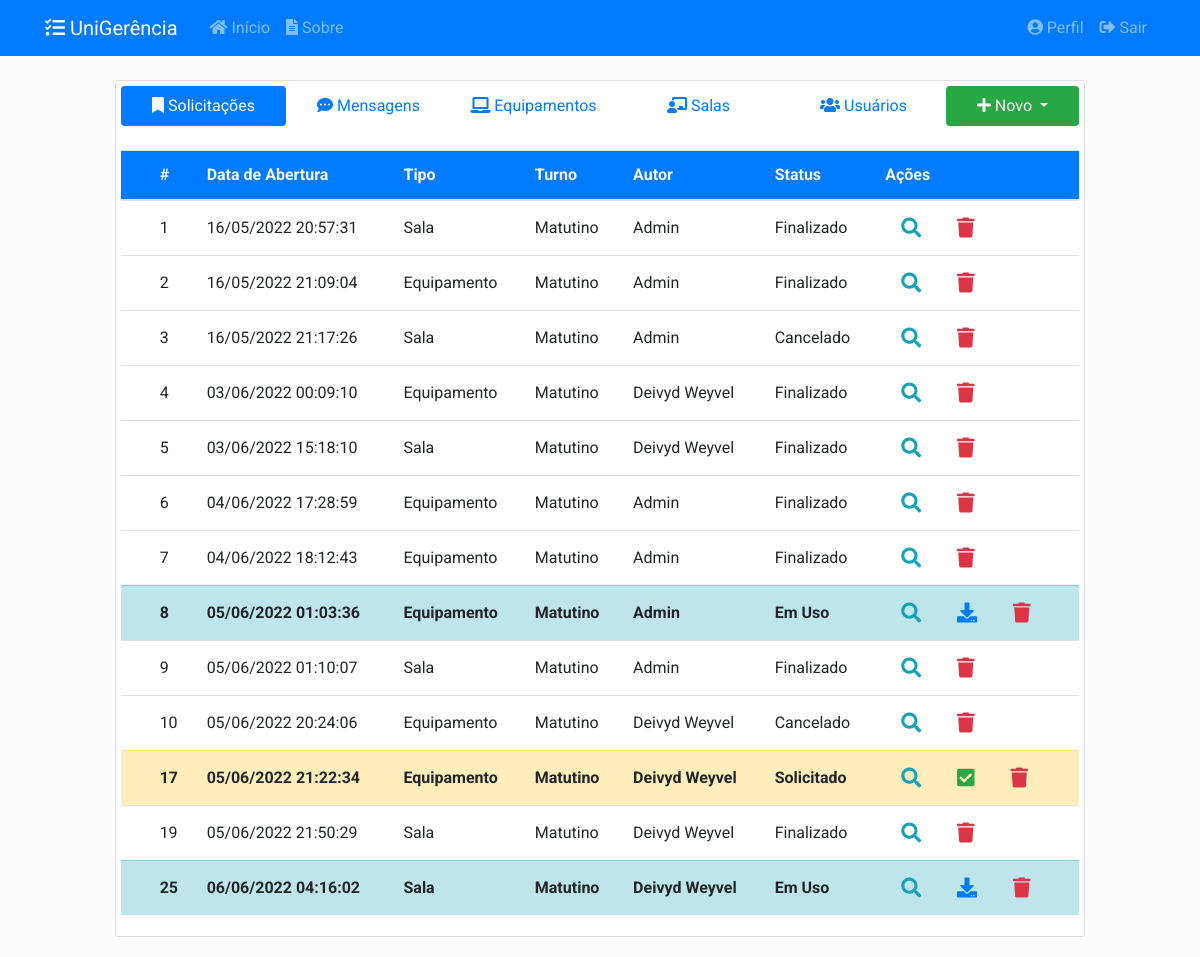
/ (signed in), run on the app's committed database.
### app/models/solicitacoes.py (models this page shows, shortened)
class Solicitacao(db.Model):
    __tablename__ = 'solicitacoes'
    __table_args__ = {'extend_existing': True}
    id = db.Column(db.Integer, primary_key=True)
    status = db.Column(db.Enum(Status), default=Status.ABERTO.name)
    data_abertura = db.Column(db.DateTime, nullable=False,
                              default=datetime.now().astimezone(fuso_horario))
    data_inicio_pref = db.Column(db.Date, nullable=False)
    data_fim_pref = db.Column(db.Date, nullable=False)
    data_retirada = db.Column(db.DateTime, nullable=True)
    data_devolucao = db.Column(db.DateTime, nullable=True)
    data_cancelamento = db.Column(db.DateTime, nullable=True)
    data_finalizacao = db.Column(db.DateTime, nullable=True)
    quantidade = db.Column(db.Integer, nullable=False, default=0)
    descricao = db.Column(db.String(20), nullable=False)
    tipo = db.Column(db.String(20), nullable=False)
    ativo = db.Column(db.Boolean, nullable=False, default=True)
    usuario_id = db.Column(db.Integer, db.ForeignKey('usuarios.id'),
                           nullable=False)
    turno_id = db.Column(db.Integer, db.ForeignKey('turnos.id'),
                           nullable=False)
    turno = db.relationship('Turno', back_populates='solicitacoes')
    def recupera_tudo():
        return Solicitacao.query.filter_by(ativo=True).all()
    __mapper_args__ = {
        'polymorphic_identity': 'SOLICITACAO',
        'polymorphic_on': tipo
    }

class SolicitacaoSala(Solicitacao):
    __tablename__ = 'solicitacoes_salas'
    id = db.Column(db.Integer, db.ForeignKey('solicitacoes.id'), primary_key=True)
    setor_id = db.Column(db.Integer, db.ForeignKey('setores.id'), nullable=False)
    setor = db.relationship('Setor', back_populates='solicitacoes')
    salas = db.relationship('Sala', secondary= solicitacao_s,
                                    back_populates='solicitacoes')
    __mapper_args__ = {
        'polymorphic_identity': 'SALA',
    }

class Solicitacao(db.Model):
    __tablename__ = 'solicitacoes'
    __table_args__ = {'extend_existing': True}
    id = db.Column(db.Integer, primary_key=True)
    status = db.Column(db.Enum(Status), default=Status.ABERTO.name)
    data_abertura = db.Column(db.DateTime, nullable=False,
                              default=datetime.now().astimezone(fuso_horario))
    data_inicio_pref = db.Column(db.Date, nullable=False)
    data_fim_pref = db.Column(db.Date, nullable=False)
    data_retirada = db.Column(db.DateTime, nullable=True)
    data_devolucao = db.Column(db.DateTime, nullable=True)
    data_cancelamento = db.Column(db.DateTime, nullable=True)
    data_finalizacao = db.Column(db.DateTime, nullable=True)
    quantidade = db.Column(db.Integer, nullable=False, default=0)
    descricao = db.Column(db.String(20), nullable=False)
    tipo = db.Column(db.String(20), nullable=False)
    ativo = db.Column(db.Boolean, nullable=False, default=True)
    usuario_id = db.Column(db.Integer, db.ForeignKey('usuarios.id'),
                           nullable=False)
    turno_id = db.Column(db.Integer, db.ForeignKey('turnos.id'),
                           nullable=False)
    turno = db.relationship('Turno', back_populates='solicitacoes')
    def recupera_tudo():
        return Solicitacao.query.filter_by(ativo=True).all()
    __mapper_args__ = {
        'polymorphic_identity': 'SOLICITACAO',
        'polymorphic_on': tipo
    }

class Turno(db.Model):
    __tablename__ = 'turnos'
    __table_args__ = {'extend_existing': True}
    id = db.Column(db.Integer, primary_key=True)
    name = db.Column(db.String(20), unique=True, nullable=False)
    data_inicio = db.Column(db.Time, nullable=False)
    data_fim = db.Column(db.Time, nullable=False)
    ativo = db.Column(db.Boolean, nullable=False, default=True)
    solicitacoes = db.relationship('Solicitacao', back_populates='turno')
    def __repr__(self):
        return f"{self.name} (Início: {self.data_inicio} / Fim: {self.data_fim})"

class SolicitacaoEquipamento(Solicitacao):
    __tablename__ = 'solicitacoes_equipamentos'
    id = db.Column(db.Integer, db.ForeignKey('solicitacoes.id'), primary_key=True)
    tipo_eqp_id = db.Column(db.Integer, db.ForeignKey('tipos_equipamento.id'),
                           nullable=True)
    equipamentos = db.relationship('Equipamento', secondary=solicitacao_e,
                                   back_populates='solicitacoes')
    tipo_eqp = db.relationship('TipoEquipamento', back_populates='solicitacoes')
    __mapper_args__ = {
        'polymorphic_identity': 'EQUIPAMENTO'
    }

### app/models/usuarios.py (models this page shows, shortened)
class Usuario(db.Model, UserMixin):
    __tablename__ = 'usuarios'
    __table_args__ = {'extend_existing': True}
    id = db.Column(db.Integer, primary_key=True)
    nome = db.Column(db.String(100), nullable=False)
    identificacao = db.Column(db.String(20), unique=True, nullable=False)
    email = db.Column(db.String(100), unique=True, nullable=False)
    senha = db.Column(db.String(60), nullable=False)
    data_cadastro = db.Column(db.DateTime, nullable=False,
                              default=datetime.now().astimezone(fuso_horario))
    data_atualizacao = db.Column(db.DateTime, nullable=True)
    tipo = db.Column(db.Enum(TipoUsuario), nullable=False)
    ativo = db.Column(db.Boolean, nullable=False, default=True)
    imagem_perfil = db.Column(db.String(20), nullable=False,
                              default='default.jpg')
    posts = db.relationship('Post', backref='autor',
                            foreign_keys='Post.usuario_id', lazy=True)
    recipiente = db.relationship('Post', backref='destinatario',
                                 foreign_keys='Post.destinatario_id', lazy=True)
    solicitacoes = db.relationship('Solicitacao', backref='autor', lazy=True)
    relatorios = db.relationship('Relatorio', backref='autor', lazy=True)
    def recupera_tudo():
        return Usuario.query.filter_by(ativo=True).all()

### app/controllers/principal.py (the view)
@principal.route("/", methods=['GET', 'POST'])
@login_required
def inicio():
    tab = request.args.get('tab', 1, type=int)
    solicitacoes = Solicitacao.recupera_tudo()
    posts = Post.recupera_tudo()
    equipamentos = Equipamento.recupera_tudo()
    salas = Sala.recupera_tudo()
    usuarios = Usuario.recupera_tudo()
    form = EntregaSolicitacaoForm()
    return render_template('principal/inicio.html', tab=tab, form=form,
                           posts=posts, equipamentos=equipamentos, salas=salas,
                           usuarios=usuarios, solicitacoes=solicitacoes)

### app/models/equipamentos.py (called while the page is built)
    def recupera_tudo():
        return Equipamento.query.filter_by(ativo=True).all()

    def __repr__(self):
        return f"{self.patrimonio} - {self.descricao}"

### app/models/posts.py (called while the page is built)
    def recupera_tudo():
        return Post.query.filter_by(ativo=True).all()

### app/models/salas.py (called while the page is built)
    def recupera_tudo():
        return Sala.query.filter_by(ativo=True).all()

### app/models/usuarios.py (called while the page is built)
@login_manager.user_loader
def load_user(user_id):
    return Usuario.query.get(int(user_id))

### app/templates/principal/inicio.html (shortened to what this page needs)
{% extends "layout.html" %}
{% block inicio %}
<div class="content-section">
  <nav class="pb-4 align-middle">
    <div class="nav nav-pills nav-justified flex-column flex-md-row align-middle" id="pills-tab" role="tablist">
      <a class="nav-item nav-link {% if tab == 1 %}active{% endif %}" id="pills-1-tab" data-toggle="pill" href="#pills-1" role="tab"><i class="fas fa-bookmark"></i>&nbsp;Solicitações</a>
      <a class="nav-item nav-link {% if tab == 2 %}active{% endif %}" id="pills-2-tab" data-toggle="pill" href="#pills-2" role="tab"><i class="fas fa-comment-dots"></i>&nbsp;Mensagens</a>
      {% if current_user.tipo.name == 'ADMIN' %}
        <a class="nav-item nav-link {% if tab == 3 %}active{% endif %}" id="pills-3-tab" data-toggle="pill" href="#pills-3" role="tab"><i class="fas fa-laptop"></i>&nbsp;Equipamentos</a>
        <a class="nav-item nav-link {% if tab == 4 %}active{% endif %}" id="pills-4-tab" data-toggle="pill" href="#pills-4" role="tab"><i class="fas fa-chalkboard-teacher"></i>&nbsp;Salas</a>
        <a class="nav-item nav-link {% if tab == 5 %}active{% endif %}" id="pills-5-tab" data-toggle="pill" href="#pills-5" role="tab"><i class="fas fa-users"></i>&nbsp;Usuários</a>
      {% endif %}
      <div class="nav-item dropdown">
        <a class="nav-link dropdown-toggle bg-success text-light" href="#" id="navbarDropdown" role="button" data-toggle="dropdown">
          <i class="fas fa-plus"></i>&nbsp;Novo
        </a>
      </div>
    </div>
  </nav>
  <div class="tab-content flex-md-row" id="nav-tabContent">
    <div class="tab-pane fade {% if tab == 1 %}show active{% endif %}" id="pills-1" role="tabpanel">
      {% include 'principal/tabela/solicitacoes.html' %}
    </div>
  </div>
</div>
{% endblock inicio %}

### app/templates/principal/tabela/solicitacoes.html (shortened to what this page needs)
<table id="table-solicitacoes" class="table stripe order-column dt-responsive nowrap table-hover" style="width:100%">
    <thead>
    <tr class="bg-primary text-light">
        <th class="align-middle"></th>
        <th class="align-middle">#</th>
        <th class="align-middle">Data de Abertura</th>
        <th class="align-middle">Tipo</th>
        <th class="align-middle">Turno</th>
        <th class="align-middle">Autor</th>
        <th class="align-middle">Status</th>
        <th class="align-middle">Ações</th>
    </tr>
    </thead>
    <tbody>
    {% for solicitacao in solicitacoes %}
    {% if current_user == solicitacao.autor or current_user.tipo.name == 'ADMIN' %}
        {% if solicitacao.status.name == 'ABERTO' %}
            <tr class="table-secondary font-weight-bold">
        {% elif solicitacao.status.name == 'PENDENTE' %}
            <tr class="table-danger font-weight-bold">
        {% elif solicitacao.status.name == 'SOLICITADO' %}
            <tr class="table-warning font-weight-bold">
        {% elif solicitacao.status.name == 'CONFIRMADO' %}
            <tr class="table-success font-weight-bold">
        {% elif solicitacao.status.name == 'EMUSO' %}
            <tr class="table-info font-weight-bold">
        {% elif solicitacao.status.name == 'CANCELADO' or solicitacao.status.name == 'FECHADO' %}
            <tr class="">
        {% else %}
            <tr>
        {% endif %}
            <td class="align-middle"></td>
            <td class="align-middle">{{ solicitacao.id }}</td>
            <td class="align-middle">{{ solicitacao.data_abertura.strftime('%d/%m/%Y %H:%M:%S') }}</td>
            {% if solicitacao.tipo == 'EQUIPAMENTO' %}
                <td class="align-middle">Equipamento</td>
            {% elif solicitacao.tipo == 'SALA'%}
                <td class="align-middle">Sala</td>
            {% endif %}
            <td class="align-middle">{{ solicitacao.turno.name }}</td>
            <td class="align-middle">{{ solicitacao.autor.nome }}</td>
            <td class="align-middle">{{ solicitacao.status.value }}</td>
            <td class="align-middle">
                <a class="btn-lg btn-outline-info" href="#" data-toggle="modal" data-target="#visualizarSolicitacao{{ solicitacao.id }}"><i class="fas fa-search"></i></a>
                {% if current_user.tipo.name == 'ADMIN' %}
                    {% if solicitacao.status.name == 'ABERTO' or solicitacao.status.name == 'SOLICITADO' %}
                        <a class="btn-lg btn-outline-success" href="{{url_for('solicitacoes.confirma_solicitacao', solicitacao_id=solicitacao.id)}}"><i class="fas fa-check-square"></i></a>
                    {% endif %}
                    {% if solicitacao.status.name == 'EMUSO' or solicitacao.status.name == 'PENDENTE' %}
                        <a class="btn-lg btn-outline-primary" href="#" data-toggle="modal" data-target="#receberSolicitacao{{ solicitacao.id }}"><i class="fas fa-download"></i></a>
                    {% endif %}
                {% endif %}
                {% if current_user.tipo.name == 'ADMIN' %}
                    <a class="btn-lg btn-outline-danger" href="#" data-toggle="modal" data-target="#excluirSolicitacao{{ solicitacao.id }}"><i class="fas fa-trash"></i></a>
                {% endif %}
            </td>
        </tr>
    {% endif %}
    {% endfor %}
    </tbody>
</table>

### app/static/css/main.css (style rules this page uses)
body { background: #fafafad5; color: #333333; margin-top: 5rem; font-family: 'Roboto' !important; }
html { scroll-behavior: smooth; }
.content-section { background: #ffffff; padding: 5px 5px; border: 1px solid #dddddd; border-radius: 3px; margin-bottom: 20px; }

### data on the page
SolicitacaoSala: id "1", data_abertura "16/05/2022 20:57:31", shows "Sala", turno.name "Matutino", autor.nome "Admin", status.value "Finalizado"
SolicitacaoEquipamento: id "2", data_abertura "16/05/2022 21:09:04", shows "Equipamento", turno.name "Matutino", autor.nome "Admin", status.value "Finalizado"
SolicitacaoSala: id "3", data_abertura "16/05/2022 21:17:26", shows "Sala", turno.name "Matutino", autor.nome "Admin", status.value "Cancelado"
SolicitacaoEquipamento: id "4", data_abertura "03/06/2022 00:09:10", shows "Equipamento", turno.name "Matutino", autor.nome "Deivyd Weyvel", status.value "Finalizado"
SolicitacaoSala: id "5", data_abertura "03/06/2022 15:18:10", shows "Sala", turno.name "Matutino", autor.nome "Deivyd Weyvel", status.value "Finalizado"
SolicitacaoEquipamento: id "6", data_abertura "04/06/2022 17:28:59", shows "Equipamento", turno.name "Matutino", autor.nome "Admin", status.value "Finalizado"
SolicitacaoEquipamento: id "7", data_abertura "04/06/2022 18:12:43", shows "Equipamento", turno.name "Matutino", autor.nome "Admin", status.value "Finalizado"
SolicitacaoEquipamento: id "8", data_abertura "05/06/2022 01:03:36", shows "Equipamento", turno.name "Matutino", autor.nome "Admin", status.value "Em Uso"
SolicitacaoSala: id "9", data_abertura "05/06/2022 01:10:07", shows "Sala", turno.name "Matutino", autor.nome "Admin", status.value "Finalizado"
SolicitacaoEquipamento: id "10", data_abertura "05/06/2022 20:24:06", shows "Equipamento", turno.name "Matutino", autor.nome "Deivyd Weyvel", status.value "Cancelado"
SolicitacaoEquipamento: id "17", data_abertura "05/06/2022 21:22:34", shows "Equipamento", turno.name "Matutino", autor.nome "Deivyd Weyvel", status.value "Solicitado"
SolicitacaoSala: id "19", data_abertura "05/06/2022 21:50:29", shows "Sala", turno.name "Matutino", autor.nome "Deivyd Weyvel", status.value "Finalizado"
SolicitacaoSala: id "25", data_abertura "06/06/2022 04:16:02", shows "Sala", turno.name "Matutino", autor.nome "Deivyd Weyvel", status.value "Em Uso"
